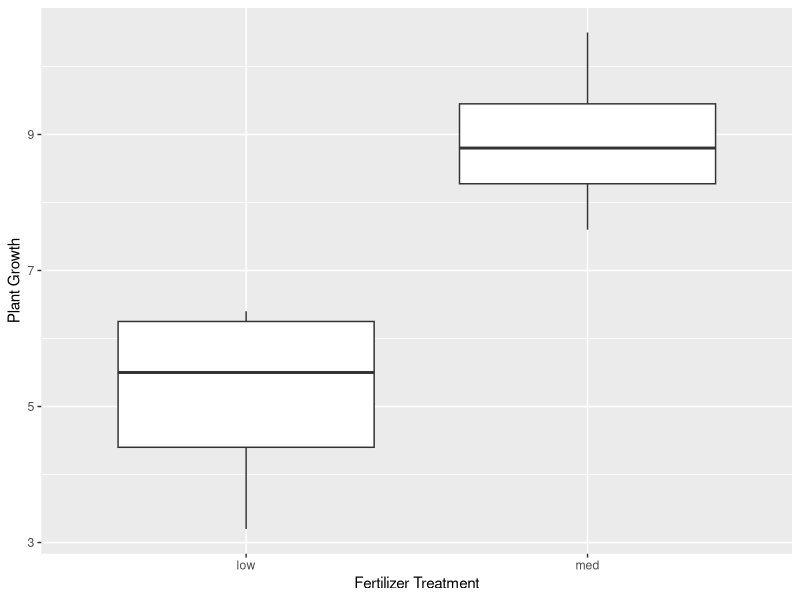

Recreate this plot in R. (Note: this script raises an error after producing the figure.)
# packages
library(tidyverse)

# read 
fertilized_block <- read.csv(file = 'data_raw/AnovaFertGrazeBlock2.csv')
is.factor(fertilized_block$block)

# convert cat to factor
fertilized_block <- fertilized_block %>% 
  mutate (fertexpt1 = as.factor(fertexpt1),
          fertexpt2=as.factor(fertexpt2),
          grazing=as.factor(grazing),
          block=as.factor(block))

# q2
  ggplot(data = fertilized_block,
        aes(x = fertexpt1,
             y = growthexpt1)) +
    geom_boxplot() +
    labs(x = "Fertilizer Treatment", 
         y = "Plant Growth") # matches boxplot B
# q3 + 4
  experiment1_model <- lm(growthexpt1 ~ fertexpt1, 
                          data = fertilized_block)
  experiment2_model <- lm(growthexpt2 ~ fertexpt2,
                          data = fertilized_block)
  anova(experiment2.model)  
###      b)     Df Sum Sq Mean Sq F value   Pr(>F)    
###  fertexpt2  1 403.28  403.28     231 5.12e-06 ***
###  Residuals  6  10.47    1.75    
  
# q5
  experiment1_grazing_model2 <- lm(growthexpt1 ~ 
                                     fertexpt1 + grazing + fertexpt1:
                                     grazing,
                                   data = fertilized_block)
  anova(experiment1_grazing_model2)
  
# q8
  random_block_model <- lmer(growthexpt2 ~ fertexpt2 + (1|block), 
                             data = fertilized_block)
  anova(random_block_model)
  mixed_effects_model <- lmer(growthexpt2 ~ fertexpt2 + (fertexpt2|block),
                              data = fertilized_block)
  anova(mixed_effects_model)
  
  

  
  
